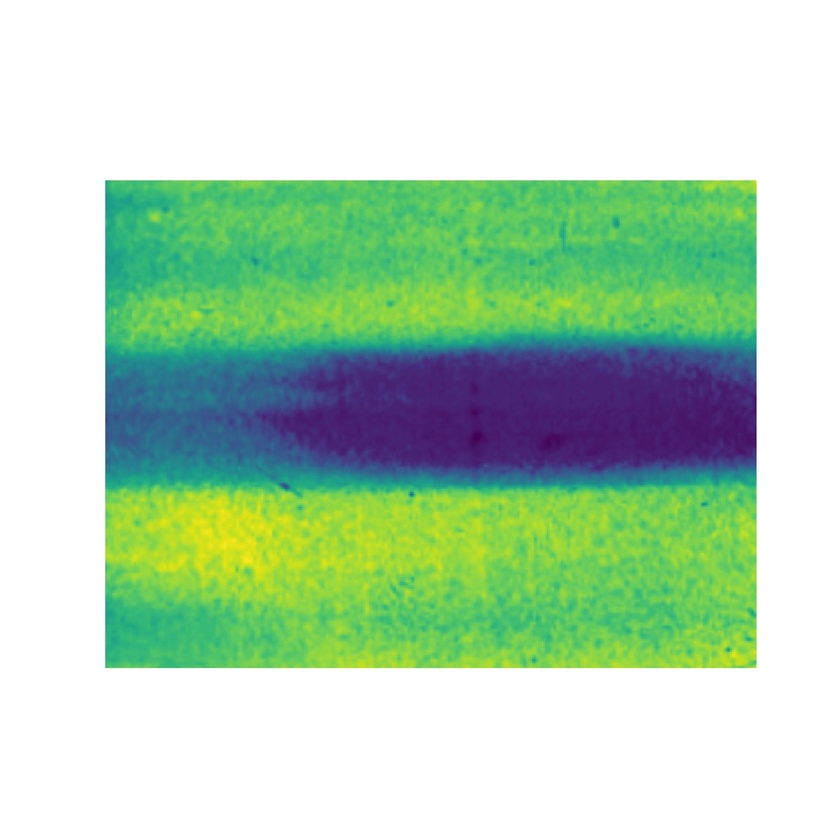
#> input picture src/c09.jpg, 840 x 840 px, shrunk from 1500 x 1500 before the run
$ python -i edge_lib.py   (imports and definitions only)
#> lines starting #> are read from the running program, lines starting #| are printed output that depends on the picture
"""Functions to calculate image derivatives."""

import numpy as np
import matplotlib.pyplot as plt
import scipy.ndimage as filters


# [25 lines left out: functions threshold, derivative, not called in this run]


def harris_response(img, sigma=3):
    """
    Compute the Harris corner detector response matrix.

    The function for each pixel in a graylevel image.
    """
    # derivatives
    img_x = np.zeros(img.shape)
    filters.gaussian_filter(img, (sigma, sigma), (0, 1), img_x)

    img_y = np.zeros(img.shape)
    filters.gaussian_filter(img, (sigma, sigma), (1, 0), img_y)

    # compute components of the harris matrix
    w_xx = filters.gaussian_filter(img_x * img_x, sigma)
    w_xy = filters.gaussian_filter(img_x * img_y, sigma)
    w_yy = filters.gaussian_filter(img_y * img_y, sigma)

    # determinant and trace
    w_det = w_xx * w_yy - w_xy**2
    w_thr = w_xx + w_yy

    return w_det / w_thr


# [53 lines left out: functions get_points, overlay_points, not called in this run]

>>> import cv2
>>> picture = cv2.imread('../src/c09.jpg', cv2.IMREAD_GRAYSCALE)
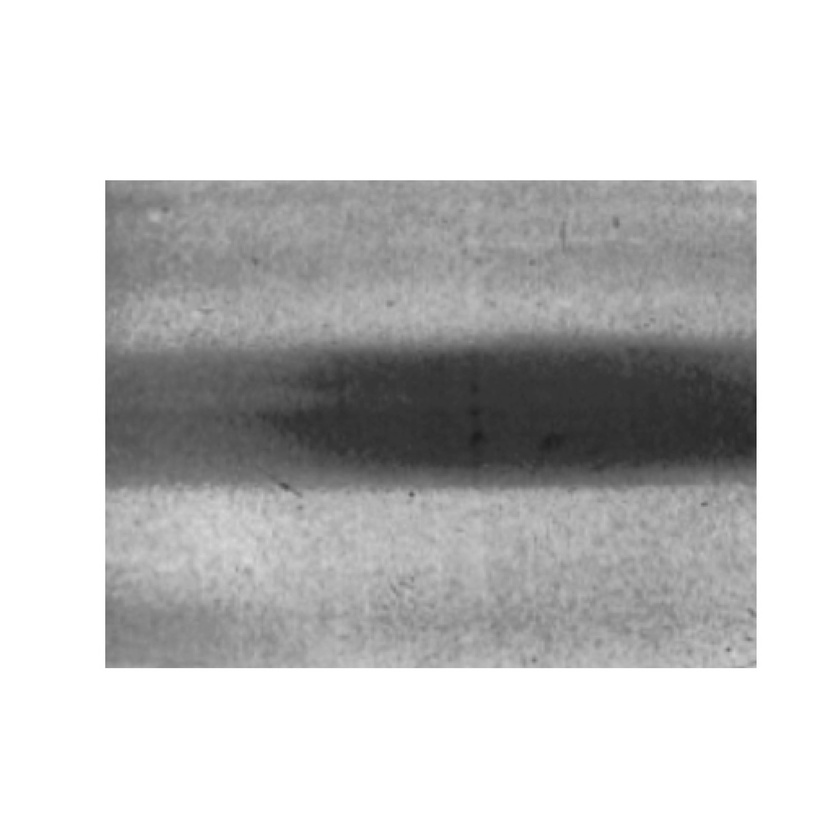
#> picture: shape (840, 840); min 29, max 255, mean 201.4
>>> result = harris_response(picture)
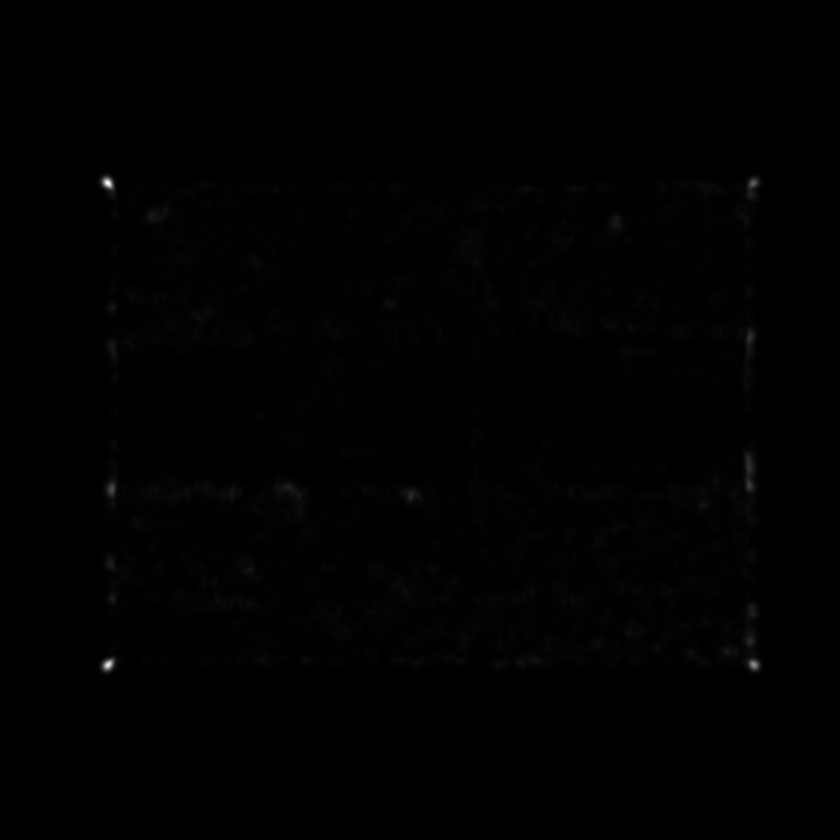
#> result: shape (840, 840) float64; 45% of the values are NaN or infinite; the others: min -1.57e-40, max 24.42, mean 0.17; drawn with min black, max white, NaN and infinite black
